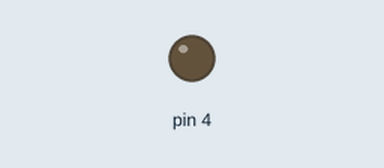
This sketch was run on a simulated Arduino Uno, built with avr-gcc and run on an emulated ATmega328P. Parts: output pins drawn as LEDs (lit = HIGH). Random numbers use the default seed unless the sketch sets one; what the sketch prints to the serial monitor is not drawn.

Above: at 0.3 s.
At 39.8 s:
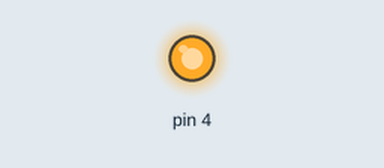
Timing chart, 0 to 40.0 s (numbered marks = the images above):
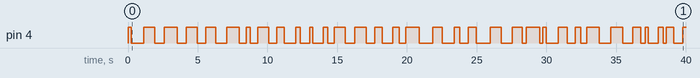

Measured:
- by itself, pin 4: LOW → HIGH at 0.00 s, → LOW 0.24 s later, → HIGH 0.90 s later, → LOW 0.76 s later, … (65 changes in this stretch)

The sketch:

random_test.ino
```cpp
unsigned long next_swap = 0;
volatile byte state = LOW;

void setup() {
  Serial.begin(9600);
  randomSeed(analogRead(0));

  pinMode(4, OUTPUT);
}

void loop() {
  if(millis() >= next_swap) {
  	swapState();
  	next_swap = millis() + random(200, 1001);
  }

  Serial.println(state);

}

void swapState() {
	if(state) digitalWrite(4, LOW);
	else digitalWrite(4, HIGH);
	state = !state;
}
```
